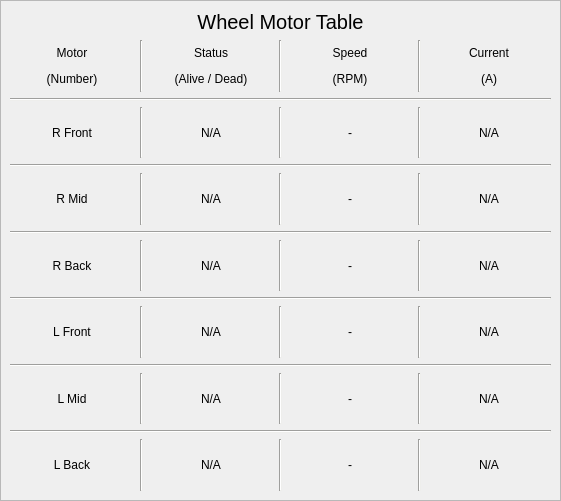
   <widget class="QFrame" name="wheel_motor_frame">
    <property name="geometry">
     <rect>
      <x>630</x>
      <y>460</y>
      <width>561</width>
      <height>501</height>
     </rect>
    </property>
    <property name="styleSheet">
     <string notr="true"/>
    </property>
    <property name="frameShape">
     <enum>QFrame::StyledPanel</enum>
    </property>
    <property name="frameShadow">
     <enum>QFrame::Raised</enum>
    </property>
    <widget class="QLabel" name="wheel_motor_table_title">
     <property name="geometry">
      <rect>
       <x>10</x>
       <y>10</y>
       <width>541</width>
       <height>23</height>
      </rect>
     </property>
     <property name="font">
      <font>
       <pointsize>15</pointsize>
      </font>
     </property>
     <property name="text">
      <string>Wheel Motor Table</string>
     </property>
     <property name="alignment">
      <set>Qt::AlignCenter</set>
     </property>
    </widget>
    <widget class="QWidget" name="layoutWidget">
     <property name="geometry">
      <rect>
       <x>10</x>
       <y>40</y>
       <width>541</width>
       <height>451</height>
      </rect>
     </property>
     <layout class="QVBoxLayout" name="wheel_motor_table">
      <item>
       <layout class="QHBoxLayout" name="table_head">
        <item>
         <widget class="QLabel" name="motor_title">
          <property name="text">
           <string>&lt;html&gt;&lt;head/&gt;&lt;body&gt;&lt;p align=&quot;center&quot;&gt;Motor&lt;/p&gt;&lt;p align=&quot;center&quot;&gt;(Number)&lt;/p&gt;&lt;/body&gt;&lt;/html&gt;</string>
          </property>
          <property name="alignment">
           <set>Qt::AlignCenter</set>
          </property>
         </widget>
        </item>
        <item>
         <widget class="Line" name="line_17">
          <property name="styleSheet">
           <string notr="true">background-color: rgb(238, 238, 236);</string>
          </property>
          <property name="orientation">
           <enum>Qt::Vertical</enum>
          </property>
         </widget>
        </item>
        <item>
         <widget class="QLabel" name="status_title">
          <property name="text">
           <string>&lt;html&gt;&lt;head/&gt;&lt;body&gt;&lt;p align=&quot;center&quot;&gt;Status&lt;/p&gt;&lt;p align=&quot;center&quot;&gt;(Alive / Dead)&lt;/p&gt;&lt;/body&gt;&lt;/html&gt;</string>
          </property>
          <property name="alignment">
           <set>Qt::AlignCenter</set>
          </property>
         </widget>
        </item>
        <item>
         <widget class="Line" name="line_23">
          <property name="styleSheet">
           <string notr="true">background-color: rgb(238, 238, 236);</string>
          </property>
          <property name="orientation">
           <enum>Qt::Vertical</enum>
          </property>
         </widget>
        </item>
        <item>
         <widget class="QLabel" name="speed_title">
          <property name="text">
           <string>&lt;html&gt;&lt;head/&gt;&lt;body&gt;&lt;p align=&quot;center&quot;&gt;Speed&lt;/p&gt;&lt;p align=&quot;center&quot;&gt;(RPM)&lt;/p&gt;&lt;/body&gt;&lt;/html&gt;</string>
          </property>
          <property name="alignment">
           <set>Qt::AlignCenter</set>
          </property>
         </widget>
        </item>
        <item>
         <widget class="Line" name="line_22">
          <property name="styleSheet">
           <string notr="true">background-color: rgb(238, 238, 236);</string>
          </property>
          <property name="orientation">
           <enum>Qt::Vertical</enum>
          </property>
         </widget>
        </item>
        <item>
         <widget class="QLabel" name="current_title">
          <property name="text">
           <string>&lt;html&gt;&lt;head/&gt;&lt;body&gt;&lt;p align=&quot;center&quot;&gt;Current&lt;/p&gt;&lt;p align=&quot;center&quot;&gt;(A)&lt;/p&gt;&lt;/body&gt;&lt;/html&gt;</string>
          </property>
          <property name="alignment">
           <set>Qt::AlignCenter</set>
          </property>
         </widget>
        </item>
       </layout>
      </item>
      <item>
       <widget class="Line" name="line_6">
        <property name="styleSheet">
         <string notr="true">background-color: rgb(238, 238, 236);</string>
        </property>
        <property name="orientation">
         <enum>Qt::Horizontal</enum>
        </property>
       </widget>
      </item>
      <item>
       <layout class="QHBoxLayout" name="r_front_row">
        <item>
         <widget class="QLabel" name="r_front_label">
          <property name="text">
           <string>R Front</string>
          </property>
          <property name="alignment">
           <set>Qt::AlignCenter</set>
          </property>
         </widget>
        </item>
        <item>
         <widget class="Line" name="line_13">
          <property name="styleSheet">
           <string notr="true">background-color: rgb(238, 238, 236);</string>
          </property>
          <property name="orientation">
           <enum>Qt::Vertical</enum>
          </property>
         </widget>
        </item>
        <item>
         <widget class="QLabel" name="r_front_status">
          <property name="text">
           <string>N/A</string>
          </property>
          <property name="alignment">
           <set>Qt::AlignCenter</set>
          </property>
         </widget>
        </item>
        <item>
         <widget class="Line" name="line_14">
          <property name="styleSheet">
           <string notr="true">background-color: rgb(238, 238, 236);</string>
          </property>
          <property name="orientation">
           <enum>Qt::Vertical</enum>
          </property>
         </widget>
        </item>
        <item>
         <widget class="QLabel" name="r_front_speed">
          <property name="text">
           <string>-</string>
          </property>
          <property name="alignment">
           <set>Qt::AlignCenter</set>
          </property>
         </widget>
        </item>
        <item>
         <widget class="Line" name="line_15">
          <property name="styleSheet">
           <string notr="true">background-color: rgb(238, 238, 236);</string>
          </property>
          <property name="orientation">
           <enum>Qt::Vertical</enum>
          </property>
         </widget>
        </item>
        <item>
         <widget class="QLabel" name="r_front_current">
          <property name="text">
           <string>N/A</string>
          </property>
          <property name="alignment">
           <set>Qt::AlignCenter</set>
          </property>
         </widget>
        </item>
       </layout>
      </item>
      <item>
       <widget class="Line" name="line">
        <property name="styleSheet">
         <string notr="true">background-color: rgb(238, 238, 236);</string>
        </property>
        <property name="orientation">
         <enum>Qt::Horizontal</enum>
        </property>
       </widget>
      </item>
      <item>
       <layout class="QHBoxLayout" name="r_mid_row">
        <item>
         <widget class="QLabel" name="r_mid_label">
          <property name="text">
           <string>R Mid</string>
          </property>
          <property name="alignment">
           <set>Qt::AlignCenter</set>
          </property>
         </widget>
        </item>
        <item>
         <widget class="Line" name="line_30">
          <property name="styleSheet">
           <string notr="true">background-color: rgb(238, 238, 236);</string>
          </property>
          <property name="orientation">
           <enum>Qt::Vertical</enum>
          </property>
         </widget>
        </item>
        <item>
         <widget class="QLabel" name="r_mid_status">
          <property name="text">
           <string>N/A</string>
          </property>
          <property name="alignment">
           <set>Qt::AlignCenter</set>
          </property>
         </widget>
        </item>
        <item>
         <widget class="Line" name="line_27">
          <property name="styleSheet">
           <string notr="true">background-color: rgb(238, 238, 236);</string>
          </property>
          <property name="orientation">
           <enum>Qt::Vertical</enum>
          </property>
         </widget>
        </item>
        <item>
         <widget class="QLabel" name="r_mid_speed">
          <property name="text">
           <string>-</string>
          </property>
          <property name="alignment">
           <set>Qt::AlignCenter</set>
          </property>
         </widget>
        </item>
        <item>
         <widget class="Line" name="line_28">
          <property name="styleSheet">
           <string notr="true">background-color: rgb(238, 238, 236);</string>
          </property>
          <property name="orientation">
           <enum>Qt::Vertical</enum>
          </property>
         </widget>
        </item>
        <item>
         <widget class="QLabel" name="r_mid_current">
          <property name="text">
           <string>N/A</string>
          </property>
          <property name="alignment">
           <set>Qt::AlignCenter</set>
          </property>
         </widget>
        </item>
       </layout>
      </item>
      <item>
       <widget class="Line" name="line_2">
        <property name="styleSheet">
         <string notr="true">background-color: rgb(238, 238, 236);</string>
        </property>
        <property name="orientation">
         <enum>Qt::Horizontal</enum>
        </property>
       </widget>
      </item>
      <item>
       <layout class="QHBoxLayout" name="r_back_row">
        <item>
         <widget class="QLabel" name="r_back_label">
          <property name="text">
           <string>R Back</string>
          </property>
          <property name="alignment">
           <set>Qt::AlignCenter</set>
          </property>
         </widget>
        </item>
        <item>
         <widget class="Line" name="line_24">
          <property name="styleSheet">
           <string notr="true">background-color: rgb(238, 238, 236);</string>
          </property>
          <property name="orientation">
           <enum>Qt::Vertical</enum>
          </property>
         </widget>
        </item>
        <item>
         <widget class="QLabel" name="r_back_status">
          <property name="text">
           <string>N/A</string>
          </property>
          <property name="alignment">
           <set>Qt::AlignCenter</set>
          </property>
         </widget>
        </item>
        <item>
         <widget class="Line" name="line_25">
          <property name="styleSheet">
           <string notr="true">background-color: rgb(238, 238, 236);</string>
          </property>
          <property name="orientation">
           <enum>Qt::Vertical</enum>
          </property>
         </widget>
        </item>
        <item>
         <widget class="QLabel" name="r_back_speed">
          <property name="text">
           <string>-</string>
          </property>
          <property name="alignment">
           <set>Qt::AlignCenter</set>
          </property>
         </widget>
        </item>
        <item>
         <widget class="Line" name="line_20">
          <property name="styleSheet">
           <string notr="true">background-color: rgb(238, 238, 236);</string>
          </property>
          <property name="orientation">
           <enum>Qt::Vertical</enum>
          </property>
         </widget>
        </item>
        <item>
         <widget class="QLabel" name="r_back_current">
          <property name="text">
           <string>N/A</string>
          </property>
          <property name="alignment">
           <set>Qt::AlignCenter</set>
          </property>
         </widget>
        </item>
       </layout>
      </item>
      <item>
       <widget class="Line" name="line_3">
        <property name="styleSheet">
         <string notr="true">background-color: rgb(238, 238, 236);</string>
        </property>
        <property name="orientation">
         <enum>Qt::Horizontal</enum>
        </property>
       </widget>
      </item>
      <item>
       <layout class="QHBoxLayout" name="l_front_row">
        <item>
         <widget class="QLabel" name="l_front_label">
          <property name="text">
           <string>L Front</string>
          </property>
          <property name="alignment">
           <set>Qt::AlignCenter</set>
          </property>
         </widget>
        </item>
        <item>
         <widget class="Line" name="line_11">
          <property name="styleSheet">
           <string notr="true">background-color: rgb(238, 238, 236);</string>
          </property>
          <property name="orientation">
           <enum>Qt::Vertical</enum>
          </property>
         </widget>
        </item>
        <item>
         <widget class="QLabel" name="l_front_status">
          <property name="text">
           <string>N/A</string>
          </property>
          <property name="alignment">
           <set>Qt::AlignCenter</set>
          </property>
         </widget>
        </item>
        <item>
         <widget class="Line" name="line_29">
          <property name="styleSheet">
           <string notr="true">background-color: rgb(238, 238, 236);</string>
          </property>
          <property name="orientation">
           <enum>Qt::Vertical</enum>
          </property>
         </widget>
        </item>
        <item>
         <widget class="QLabel" name="l_front_speed">
          <property name="text">
           <string>-</string>
          </property>
          <property name="alignment">
           <set>Qt::AlignCenter</set>
          </property>
         </widget>
        </item>
        <item>
         <widget class="Line" name="line_19">
          <property name="styleSheet">
           <string notr="true">background-color: rgb(238, 238, 236);</string>
          </property>
          <property name="orientation">
           <enum>Qt::Vertical</enum>
          </property>
         </widget>
        </item>
        <item>
         <widget class="QLabel" name="l_front_current">
          <property name="text">
           <string>N/A</string>
          </property>
          <property name="alignment">
           <set>Qt::AlignCenter</set>
          </property>
         </widget>
        </item>
       </layout>
      </item>
      <item>
       <widget class="Line" name="line_4">
        <property name="styleSheet">
         <string notr="true">background-color: rgb(238, 238, 236);</string>
        </property>
        <property name="orientation">
         <enum>Qt::Horizontal</enum>
        </property>
       </widget>
      </item>
      <item>
       <layout class="QHBoxLayout" name="l_mid_row">
        <item>
         <widget class="QLabel" name="l_mid_label">
          <property name="text">
           <string>L Mid</string>
          </property>
          <property name="alignment">
           <set>Qt::AlignCenter</set>
          </property>
         </widget>
        </item>
        <item>
         <widget class="Line" name="line_32">
          <property name="styleSheet">
           <string notr="true">background-color: rgb(238, 238, 236);</string>
          </property>
          <property name="orientation">
           <enum>Qt::Vertical</enum>
          </property>
         </widget>
        </item>
        <item>
         <widget class="QLabel" name="l_mid_status">
          <property name="text">
           <string>N/A</string>
          </property>
          <property name="alignment">
           <set>Qt::AlignCenter</set>
          </property>
         </widget>
        </item>
        <item>
         <widget class="Line" name="line_26">
          <property name="styleSheet">
           <string notr="true">background-color: rgb(238, 238, 236);</string>
          </property>
          <property name="orientation">
           <enum>Qt::Vertical</enum>
          </property>
         </widget>
        </item>
        <item>
         <widget class="QLabel" name="l_mid_speed">
          <property name="text">
           <string>-</string>
          </property>
          <property name="alignment">
           <set>Qt::AlignCenter</set>
          </property>
         </widget>
        </item>
        <item>
         <widget class="Line" name="line_18">
          <property name="styleSheet">
           <string notr="true">background-color: rgb(238, 238, 236);</string>
          </property>
          <property name="orientation">
           <enum>Qt::Vertical</enum>
          </property>
         </widget>
        </item>
        <item>
         <widget class="QLabel" name="l_mid_current">
          <property name="text">
           <string>N/A</string>
          </property>
          <property name="alignment">
           <set>Qt::AlignCenter</set>
          </property>
         </widget>
        </item>
       </layout>
      </item>
      <item>
       <widget class="Line" name="line_5">
        <property name="styleSheet">
         <string notr="true">background-color: rgb(238, 238, 236);</string>
        </property>
        <property name="orientation">
         <enum>Qt::Horizontal</enum>
        </property>
       </widget>
      </item>
      <item>
       <layout class="QHBoxLayout" name="l_back_row">
        <item>
         <widget class="QLabel" name="l_back_label">
          <property name="text">
           <string>L Back</string>
          </property>
          <property name="alignment">
           <set>Qt::AlignCenter</set>
          </property>
         </widget>
        </item>
        <item>
         <widget class="Line" name="line_31">
          <property name="styleSheet">
           <string notr="true">background-color: rgb(238, 238, 236);</string>
          </property>
          <property name="orientation">
           <enum>Qt::Vertical</enum>
          </property>
         </widget>
        </item>
        <item>
         <widget class="QLabel" name="l_back_status">
          <property name="text">
           <string>N/A</string>
          </property>
          <property name="alignment">
           <set>Qt::AlignCenter</set>
          </property>
         </widget>
        </item>
        <item>
         <widget class="Line" name="line_12">
          <property name="styleSheet">
           <string notr="true">background-color: rgb(238, 238, 236);</string>
          </property>
          <property name="orientation">
           <enum>Qt::Vertical</enum>
          </property>
         </widget>
        </item>
        <item>
         <widget class="QLabel" name="l_back_speed">
          <property name="text">
           <string>-</string>
          </property>
          <property name="alignment">
           <set>Qt::AlignCenter</set>
          </property>
         </widget>
        </item>
        <item>
         <widget class="Line" name="line_16">
          <property name="styleSheet">
           <string notr="true">background-color: rgb(238, 238, 236);</string>
          </property>
          <property name="orientation">
           <enum>Qt::Vertical</enum>
          </property>
         </widget>
        </item>
        <item>
         <widget class="QLabel" name="l_back_current">
          <property name="text">
           <string>N/A</string>
          </property>
          <property name="alignment">
           <set>Qt::AlignCenter</set>
          </property>
         </widget>
        </item>
       </layout>
      </item>
     </layout>
    </widget>
   </widget>
